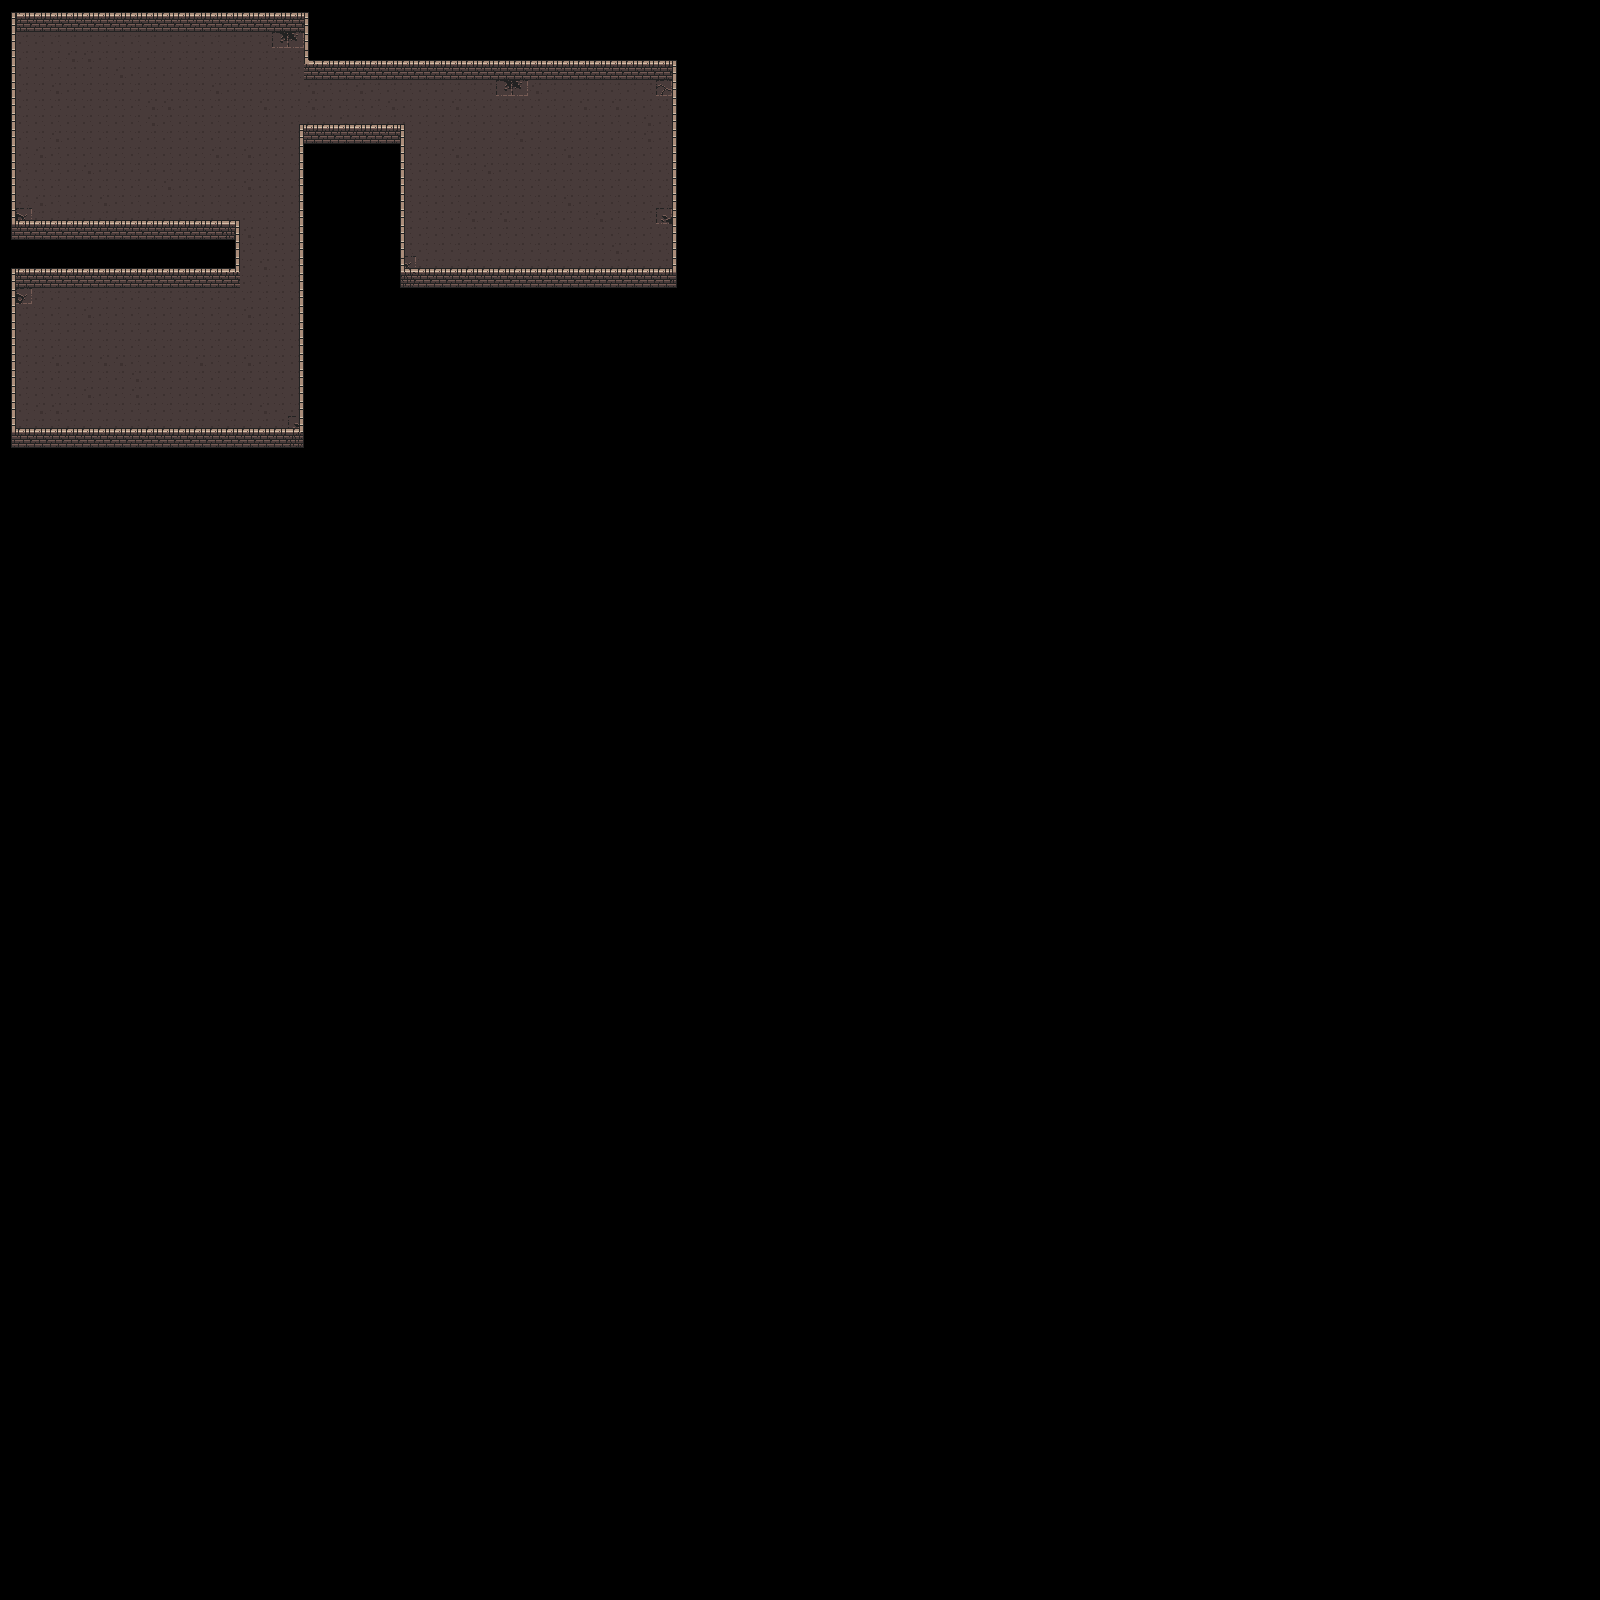

The image is a tile-based game level rendered from a .tmx file. Its description and source (layers, tilesets, objects; grid data summarised) follow:
An orthogonal 100x100 tile map with 16x16 px tiles, 2 tile layers (Ground, Walls) and 7 objects (lizard).

<map version="1.9" tiledversion="1.9.1" orientation="orthogonal" renderorder="right-down" width="100" height="100" tilewidth="16" tileheight="16" infinite="0" nextlayerid="5" nextobjectid="8">
 <editorsettings>
  <export target="../public/tiles/dungeon-01.json" format="json" />
 </editorsettings>
 <tileset firstgid="1" name="dungeon" tilewidth="16" tileheight="16" tilecount="160" columns="10">
  <image source="../../src/assets/tiles/dungeon_tiles.png" width="160" height="256" />
  <tile id="0">
   <properties>
    <property name="collides" type="bool" value="false" />
   </properties>
  </tile>
  <tile id="1">
   <properties>
    <property name="collides" type="bool" value="false" />
   </properties>
  </tile>
  <tile id="2">
   <properties>
    <property name="collides" type="bool" value="false" />
   </properties>
  </tile>
  <tile id="3">
   <properties>
    <property name="collides" type="bool" value="false" />
   </properties>
  </tile>
  <tile id="4">
   <properties>
    <property name="collides" type="bool" value="false" />
   </properties>
  </tile>
  <tile id="5">
   <properties>
    <property name="collides" type="bool" value="false" />
   </properties>
  </tile>
  <tile id="6">
   <properties>
    <property name="collides" type="bool" value="false" />
   </properties>
  </tile>
  <tile id="7">
   <properties>
    <property name="collides" type="bool" value="false" />
   </properties>
  </tile>
  <tile id="8">
   <properties>
    <property name="collides" type="bool" value="false" />
   </properties>
  </tile>
  <tile id="10">
   <properties>
    <property name="collides" type="bool" value="false" />
   </properties>
  </tile>
  <tile id="11">
   <properties>
    <property name="collides" type="bool" value="true" />
   </properties>
  </tile>
  <tile id="12">
   <properties>
    <property name="collides" type="bool" value="true" />
   </properties>
  </tile>
  <tile id="13">
   <properties>
    <property name="collides" type="bool" value="true" />
   </properties>
  </tile>
  <tile id="14">
   <properties>
    <property name="collides" type="bool" value="false" />
   </properties>
  </tile>
  <tile id="15">
   <properties>
    <property name="collides" type="bool" value="false" />
   </properties>
  </tile>
  <tile id="16">
   <properties>
    <property name="collides" type="bool" value="false" />
   </properties>
  </tile>
  <tile id="17">
   <properties>
    <property name="collides" type="bool" value="false" />
   </properties>
  </tile>
  <tile id="18">
   <properties>
    <property name="collides" type="bool" value="false" />
   </properties>
  </tile>
  <tile id="20">
   <properties>
    <property name="collides" type="bool" value="false" />
   </properties>
  </tile>
  <tile id="21">
   <properties>
    <property name="collides" type="bool" value="false" />
   </properties>
  </tile>
  <tile id="22">
   <properties>
    <property name="collides" type="bool" value="false" />
   </properties>
  </tile>
  <tile id="23">
   <properties>
    <property name="collides" type="bool" value="false" />
   </properties>
  </tile>
  <tile id="24">
   <properties>
    <property name="collides" type="bool" value="false" />
   </properties>
  </tile>
  <tile id="25">
   <properties>
    <property name="collides" type="bool" value="false" />
   </properties>
  </tile>
  <tile id="26">
   <properties>
    <property name="collides" type="bool" value="false" />
   </properties>
  </tile>
  <tile id="27">
   <properties>
    <property name="collides" type="bool" value="false" />
   </properties>
  </tile>
  <tile id="28">
   <properties>
    <property name="collides" type="bool" value="false" />
   </properties>
  </tile>
  <tile id="30">
   <properties>
    <property name="collides" type="bool" value="false" />
   </properties>
  </tile>
  <tile id="31">
   <properties>
    <property name="collides" type="bool" value="false" />
   </properties>
  </tile>
  <tile id="32">
   <properties>
    <property name="collides" type="bool" value="false" />
   </properties>
  </tile>
  <tile id="33">
   <properties>
    <property name="collides" type="bool" value="false" />
   </properties>
  </tile>
  <tile id="34">
   <properties>
    <property name="collides" type="bool" value="false" />
   </properties>
  </tile>
  <tile id="35">
   <properties>
    <property name="collides" type="bool" value="false" />
   </properties>
  </tile>
  <tile id="36">
   <properties>
    <property name="collides" type="bool" value="false" />
   </properties>
  </tile>
  <tile id="37">
   <properties>
    <property name="collides" type="bool" value="false" />
   </properties>
  </tile>
  <tile id="38">
   <properties>
    <property name="collides" type="bool" value="false" />
   </properties>
  </tile>
  <tile id="40">
   <properties>
    <property name="collides" type="bool" value="false" />
   </properties>
  </tile>
  <tile id="41">
   <properties>
    <property name="collides" type="bool" value="false" />
   </properties>
  </tile>
  <tile id="42">
   <properties>
    <property name="collides" type="bool" value="false" />
   </properties>
  </tile>
  <tile id="43">
   <properties>
    <property name="collides" type="bool" value="false" />
   </properties>
  </tile>
  <tile id="44">
   <properties>
    <property name="collides" type="bool" value="false" />
   </properties>
  </tile>
  <tile id="45">
   <properties>
    <property name="collides" type="bool" value="false" />
   </properties>
  </tile>
  <tile id="46">
   <properties>
    <property name="collides" type="bool" value="false" />
   </properties>
  </tile>
  <tile id="47">
   <properties>
    <property name="collides" type="bool" value="false" />
   </properties>
  </tile>
  <tile id="48">
   <properties>
    <property name="collides" type="bool" value="false" />
   </properties>
  </tile>
  <tile id="50">
   <properties>
    <property name="collides" type="bool" value="false" />
   </properties>
  </tile>
  <tile id="51">
   <properties>
    <property name="collides" type="bool" value="false" />
   </properties>
  </tile>
  <tile id="52">
   <properties>
    <property name="collides" type="bool" value="false" />
   </properties>
  </tile>
  <tile id="53">
   <properties>
    <property name="collides" type="bool" value="false" />
   </properties>
  </tile>
  <tile id="54">
   <properties>
    <property name="collides" type="bool" value="false" />
   </properties>
  </tile>
  <tile id="55">
   <properties>
    <property name="collides" type="bool" value="false" />
   </properties>
  </tile>
  <tile id="56">
   <properties>
    <property name="collides" type="bool" value="false" />
   </properties>
  </tile>
  <tile id="57">
   <properties>
    <property name="collides" type="bool" value="false" />
   </properties>
  </tile>
  <tile id="58">
   <properties>
    <property name="collides" type="bool" value="false" />
   </properties>
  </tile>
  <tile id="60">
   <properties>
    <property name="collides" type="bool" value="false" />
   </properties>
  </tile>
  <tile id="61">
   <properties>
    <property name="collides" type="bool" value="false" />
   </properties>
  </tile>
  <tile id="62">
   <properties>
    <property name="collides" type="bool" value="false" />
   </properties>
  </tile>
  <tile id="63">
   <properties>
    <property name="collides" type="bool" value="false" />
   </properties>
  </tile>
  <tile id="64">
   <properties>
    <property name="collides" type="bool" value="false" />
   </properties>
  </tile>
  <tile id="65">
   <properties>
    <property name="collides" type="bool" value="false" />
   </properties>
  </tile>
  <tile id="66">
   <properties>
    <property name="collides" type="bool" value="false" />
   </properties>
  </tile>
  <tile id="67">
   <properties>
    <property name="collides" type="bool" value="false" />
   </properties>
  </tile>
  <tile id="68">
   <properties>
    <property name="collides" type="bool" value="false" />
   </properties>
  </tile>
  <tile id="70">
   <properties>
    <property name="collides" type="bool" value="false" />
   </properties>
  </tile>
  <tile id="71">
   <properties>
    <property name="collides" type="bool" value="false" />
   </properties>
  </tile>
  <tile id="72">
   <properties>
    <property name="collides" type="bool" value="false" />
   </properties>
  </tile>
  <tile id="73">
   <properties>
    <property name="collides" type="bool" value="false" />
   </properties>
  </tile>
  <tile id="74">
   <properties>
    <property name="collides" type="bool" value="false" />
   </properties>
  </tile>
  <tile id="75">
   <properties>
    <property name="collides" type="bool" value="false" />
   </properties>
  </tile>
  <tile id="76">
   <properties>
    <property name="collides" type="bool" value="false" />
   </properties>
  </tile>
  <tile id="77">
   <properties>
    <property name="collides" type="bool" value="false" />
   </properties>
  </tile>
  <tile id="78">
   <properties>
    <property name="collides" type="bool" value="false" />
   </properties>
  </tile>
  <tile id="80">
   <properties>
    <property name="collides" type="bool" value="true" />
   </properties>
  </tile>
  <tile id="81">
   <properties>
    <property name="collides" type="bool" value="true" />
   </properties>
  </tile>
  <tile id="82">
   <properties>
    <property name="collides" type="bool" value="true" />
   </properties>
  </tile>
  <tile id="83">
   <properties>
    <property name="collides" type="bool" value="true" />
   </properties>
  </tile>
  <tile id="84">
   <properties>
    <property name="collides" type="bool" value="true" />
   </properties>
  </tile>
  <tile id="85">
   <properties>
    <property name="collides" type="bool" value="true" />
   </properties>
  </tile>
  <tile id="86">
   <properties>
    <property name="collides" type="bool" value="false" />
   </properties>
  </tile>
  <tile id="87">
   <properties>
    <property name="collides" type="bool" value="false" />
   </properties>
  </tile>
  <tile id="88">
   <properties>
    <property name="collides" type="bool" value="false" />
   </properties>
  </tile>
  <tile id="90">
   <properties>
    <property name="collides" type="bool" value="true" />
   </properties>
  </tile>
  <tile id="91">
   <properties>
    <property name="collides" type="bool" value="true" />
   </properties>
  </tile>
  <tile id="92">
   <properties>
    <property name="collides" type="bool" value="true" />
   </properties>
  </tile>
  <tile id="93">
   <properties>
    <property name="collides" type="bool" value="true" />
   </properties>
  </tile>
  <tile id="94">
   <properties>
    <property name="collides" type="bool" value="false" />
   </properties>
  </tile>
  <tile id="95">
   <properties>
    <property name="collides" type="bool" value="false" />
   </properties>
  </tile>
  <tile id="96">
   <properties>
    <property name="collides" type="bool" value="false" />
   </properties>
  </tile>
  <tile id="97">
   <properties>
    <property name="collides" type="bool" value="false" />
   </properties>
  </tile>
  <tile id="98">
   <properties>
    <property name="collides" type="bool" value="false" />
   </properties>
  </tile>
  <tile id="100">
   <properties>
    <property name="collides" type="bool" value="false" />
   </properties>
  </tile>
  <tile id="101">
   <properties>
    <property name="collides" type="bool" value="false" />
   </properties>
  </tile>
  <tile id="102">
   <properties>
    <property name="collides" type="bool" value="true" />
   </properties>
  </tile>
  <tile id="103">
   <properties>
    <property name="collides" type="bool" value="true" />
   </properties>
  </tile>
  <tile id="104">
   <properties>
    <property name="collides" type="bool" value="false" />
   </properties>
  </tile>
  <tile id="105">
   <properties>
    <property name="collides" type="bool" value="false" />
   </properties>
  </tile>
  <tile id="106">
   <properties>
    <property name="collides" type="bool" value="false" />
   </properties>
  </tile>
  <tile id="107">
   <properties>
    <property name="collides" type="bool" value="false" />
   </properties>
  </tile>
  <tile id="108">
   <properties>
    <property name="collides" type="bool" value="false" />
   </properties>
  </tile>
  <tile id="110">
   <properties>
    <property name="collides" type="bool" value="false" />
   </properties>
  </tile>
  <tile id="111">
   <properties>
    <property name="collides" type="bool" value="false" />
   </properties>
  </tile>
  <tile id="112">
   <properties>
    <property name="collides" type="bool" value="false" />
   </properties>
  </tile>
  <tile id="113">
   <properties>
    <property name="collides" type="bool" value="false" />
   </properties>
  </tile>
  <tile id="114">
   <properties>
    <property name="collides" type="bool" value="false" />
   </properties>
  </tile>
  <tile id="115">
   <properties>
    <property name="collides" type="bool" value="false" />
   </properties>
  </tile>
  <tile id="116">
   <properties>
    <property name="collides" type="bool" value="false" />
   </properties>
  </tile>
  <tile id="117">
   <properties>
    <property name="collides" type="bool" value="false" />
   </properties>
  </tile>
  <tile id="118">
   <properties>
    <property name="collides" type="bool" value="false" />
   </properties>
  </tile>
  <tile id="120">
   <properties>
    <property name="collides" type="bool" value="false" />
   </properties>
  </tile>
  <tile id="121">
   <properties>
    <property name="collides" type="bool" value="false" />
   </properties>
  </tile>
  <tile id="122">
   <properties>
    <property name="collides" type="bool" value="false" />
   </properties>
  </tile>
  <tile id="123">
   <properties>
    <property name="collides" type="bool" value="false" />
   </properties>
  </tile>
  <tile id="124">
   <properties>
    <property name="collides" type="bool" value="false" />
   </properties>
  </tile>
  <tile id="125">
   <properties>
    <property name="collides" type="bool" value="false" />
   </properties>
  </tile>
  <tile id="126">
   <properties>
    <property name="collides" type="bool" value="false" />
   </properties>
  </tile>
  <tile id="127">
   <properties>
    <property name="collides" type="bool" value="false" />
   </properties>
  </tile>
  <tile id="128">
   <properties>
    <property name="collides" type="bool" value="false" />
   </properties>
  </tile>
  <tile id="130">
   <properties>
    <property name="collides" type="bool" value="false" />
   </properties>
  </tile>
  <tile id="131">
   <properties>
    <property name="collides" type="bool" value="false" />
   </properties>
  </tile>
  <tile id="132">
   <properties>
    <property name="collides" type="bool" value="false" />
   </properties>
  </tile>
  <tile id="133">
   <properties>
    <property name="collides" type="bool" value="false" />
   </properties>
  </tile>
  <tile id="134">
   <properties>
    <property name="collides" type="bool" value="false" />
   </properties>
  </tile>
  <tile id="135">
   <properties>
    <property name="collides" type="bool" value="false" />
   </properties>
  </tile>
  <tile id="136">
   <properties>
    <property name="collides" type="bool" value="false" />
   </properties>
  </tile>
  <tile id="137">
   <properties>
    <property name="collides" type="bool" value="false" />
   </properties>
  </tile>
  <tile id="138">
   <properties>
    <property name="collides" type="bool" value="false" />
   </properties>
  </tile>
  <tile id="140">
   <properties>
    <property name="collides" type="bool" value="false" />
   </properties>
  </tile>
  <tile id="141">
   <properties>
    <property name="collides" type="bool" value="false" />
   </properties>
  </tile>
  <tile id="142">
   <properties>
    <property name="collides" type="bool" value="false" />
   </properties>
  </tile>
  <tile id="143">
   <properties>
    <property name="collides" type="bool" value="false" />
   </properties>
  </tile>
  <tile id="144">
   <properties>
    <property name="collides" type="bool" value="false" />
   </properties>
  </tile>
  <tile id="145">
   <properties>
    <property name="collides" type="bool" value="false" />
   </properties>
  </tile>
  <tile id="146">
   <properties>
    <property name="collides" type="bool" value="false" />
   </properties>
  </tile>
  <tile id="147">
   <properties>
    <property name="collides" type="bool" value="false" />
   </properties>
  </tile>
  <tile id="148">
   <properties>
    <property name="collides" type="bool" value="false" />
   </properties>
  </tile>
 </tileset>
 <layer id="2" name="Ground" width="100" height="100">
  <data>[10000 cells, 617 non-empty, 7 distinct tile ids]</data>
 </layer>
 <layer id="1" name="Walls" width="100" height="100">
  <data>[10000 cells, 294 non-empty, 17 distinct tile ids]</data>
 </layer>
 <objectgroup id="3" name="Chests">
  <object id="1" gid="59" x="176.333" y="47" width="16" height="16" />
  <object id="2" gid="59" x="609.667" y="94.3333" width="16" height="16" />
  <object id="3" gid="59" x="94.3333" y="302.333" width="16" height="16" />
 </objectgroup>
 <objectgroup id="4" name="Lizards">
  <object id="4" name="lizard1" class="lizard" gid="79" x="223" y="143.333" width="16" height="16" />
  <object id="5" gid="79" x="94" y="369.667" width="16" height="16" />
  <object id="6" gid="79" x="542.667" y="191" width="16" height="16" />
  <object id="7" gid="79" x="478" y="255.667" width="16" height="16" />
 </objectgroup>
</map>
